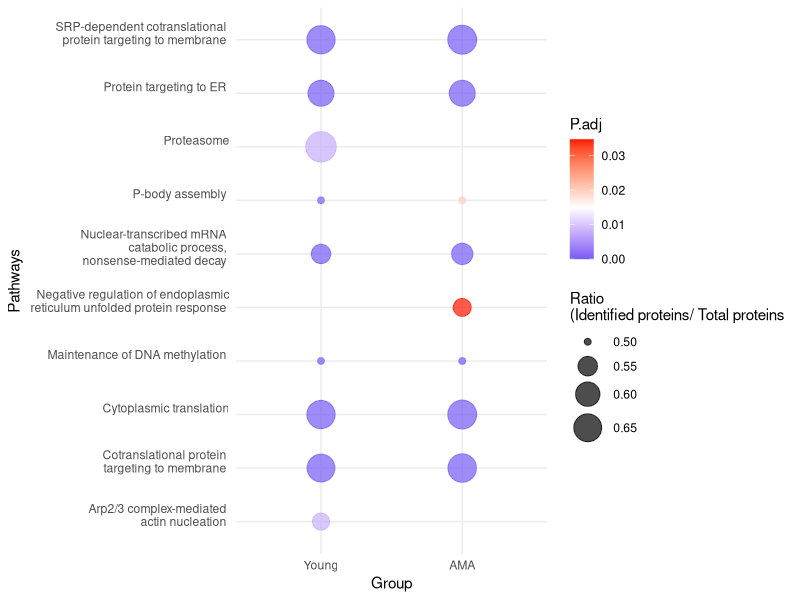

Write R code to recreate this figure.

library(ggplot2)
data= read.csv('dotplot.csv')
data$Group <- factor(data$Groups, levels = c("Young", "AMA"))
ggplot(data, aes(x = Group, y = Pathways, size = Ratio, color = P.adj)) +
  geom_point(alpha = 0.7) +  
  scale_size_continuous(trans = "log", range = c(2, 10)) +
  scale_color_gradient2(low = "#0b27f0", mid = "white", high = "#ff1500", midpoint = 0.015) +
  labs(x = "Group", y = "Pathways", size =    "Ratio 
(Identified proteins/ Total proteins", color = "P.adj") +
  theme(axis.title.x = element_text(size = 25),
  axis.title.y = element_text(size = 25),
  axis.text.x = element_text(size=20),
  axis.text.y = element_text(size=20),
  legend.text = element_text(size = 15))+
  theme_minimal()


